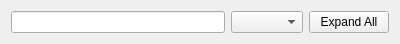
<?xml version="1.0" encoding="UTF-8"?>
<ui version="4.0">
 <class>search_widget</class>
 <widget class="QWidget" name="search_widget">
  <property name="geometry">
   <rect>
    <x>0</x>
    <y>0</y>
    <width>400</width>
    <height>42</height>
   </rect>
  </property>
  <property name="windowTitle">
   <string>Form</string>
  </property>
  <layout class="QHBoxLayout" name="horizontalLayout">
   <item>
    <widget class="QLineEdit" name="line_edit"/>
   </item>
   <item>
    <widget class="QComboBox" name="status_combo_box"/>
   </item>
   <item>
    <widget class="QPushButton" name="expand_button">
     <property name="text">
      <string>Expand All</string>
     </property>
    </widget>
   </item>
  </layout>
 </widget>
 <resources/>
 <connections/>
</ui>
